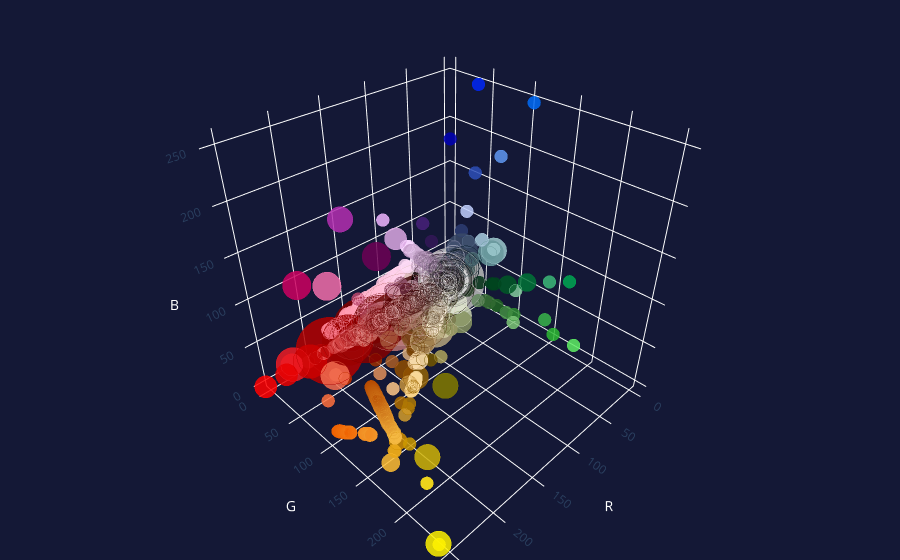

Notebook source saved alongside this figure:
### Code cell
fig.show()

### Figure 1 — Plotly figure (JSON) as saved in the notebook; plotly's stock layout.template omitted (floating-point values rounded to 4 significant figures; data arrays with more than 128 entries replaced by an {"elided": "..."} marker saying what was removed)
{"data": [{"hovertemplate": "<b>R</b>: %{x}  <b>G</b>: %{y}  <b>B</b>: %{z}<br>%{text}<extra></extra>", "marker": {"color": {"elided": "3736 str values"}, "line": {"color": {"elided": "3736 str values"}}, "opacity": 0.85, "size": {"elided": "3736 int values"}, "sizemin": 5, "sizemode": "area", "sizeref": 0.0064}, "mode": "markers", "text": {"elided": "3736 str values"}, "type": "scatter3d", "x": {"elided": "3736 int values"}, "y": {"elided": "3736 int values"}, "z": {"elided": "3736 int values"}}], "layout": {"margin": {"b": 0, "l": 0, "r": 0, "t": 0}, "scene": {"bgcolor": "rgb(20, 24, 54)", "xaxis": {"showbackground": false, "title": {"font": {"color": "white"}, "text": "R"}}, "yaxis": {"showbackground": false, "title": {"font": {"color": "white"}, "text": "G"}}, "zaxis": {"showbackground": false, "title": {"font": {"color": "white"}, "text": "B"}}}, "title": {"font": {"color": "white"}, "text": "Colors"}}}
